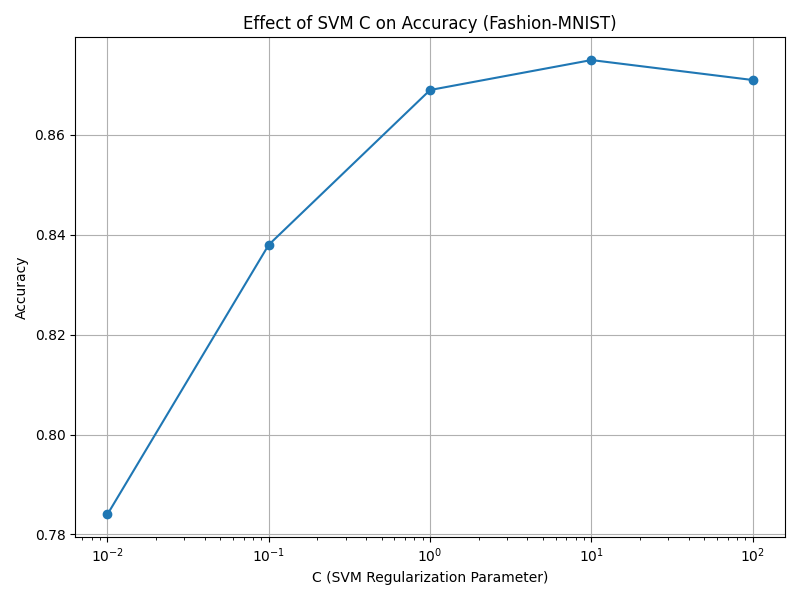

The Python source for this figure:
import cv2
import numpy as np
import matplotlib
matplotlib.use('Agg')
import matplotlib.pyplot as plt
from sklearn.svm import SVC
from sklearn.cluster import MiniBatchKMeans
from sklearn.metrics import accuracy_score
from sklearn.preprocessing import StandardScaler
from tensorflow.keras.datasets import fashion_mnist

# -------------------
# Step 1: Load and Subsample
# -------------------
(X_train, y_train), (X_test, y_test) = fashion_mnist.load_data()

def subsample_by_class(X, y, samples_per_class=500):
    X_sub, y_sub = [], []
    for cls in np.unique(y):
        idx = np.where(y == cls)[0]
        selected = np.random.choice(idx, samples_per_class, replace=False)
        X_sub.extend(X[selected])
        y_sub.extend(y[selected])
    return np.array(X_sub), np.array(y_sub)

X_train, y_train = subsample_by_class(X_train, y_train)
X_test, y_test = subsample_by_class(X_test, y_test, samples_per_class=100)

# -------------------
# Step 2: Resize
# -------------------
def resize_image(img, size=128):
    return cv2.resize(img, (size, size))

X_train_resized = [resize_image(img) for img in X_train]
X_test_resized = [resize_image(img) for img in X_test]

# -------------------
# Step 3: Dense SIFT Extraction
# -------------------
step_size = 8
sift = cv2.SIFT_create()

def extract_dense_sift(images, labels):
    descriptors_list = []
    valid_labels = []
    for img, label in zip(images, labels):
        keypoints = [cv2.KeyPoint(x, y, step_size)
                     for y in range(0, img.shape[0], step_size)
                     for x in range(0, img.shape[1], step_size)]
        _, descriptors = sift.compute(img, keypoints)
        if descriptors is not None:
            descriptors_list.append(descriptors)
            valid_labels.append(label)
    return descriptors_list, np.array(valid_labels)

train_descriptors, y_train_filtered = extract_dense_sift(X_train_resized, y_train)
test_descriptors, y_test_filtered = extract_dense_sift(X_test_resized, y_test)

# -------------------
# Step 4: Create BoW with fixed cluster number
# -------------------
n_clusters = 300
all_descriptors = np.vstack(train_descriptors)
kmeans = MiniBatchKMeans(n_clusters=n_clusters, random_state=42, batch_size=1000)
kmeans.fit(all_descriptors)

def compute_bow(descriptor_list):
    histograms = []
    for desc in descriptor_list:
        words = kmeans.predict(desc)
        histogram, _ = np.histogram(words, bins=np.arange(n_clusters + 1))
        histograms.append(histogram)
    return np.array(histograms)

X_train_bow = compute_bow(train_descriptors)
X_test_bow = compute_bow(test_descriptors)

scaler = StandardScaler()
X_train_bow = scaler.fit_transform(X_train_bow)
X_test_bow = scaler.transform(X_test_bow)

# -------------------
# Step 5: Experiment with different C values
# -------------------
C_values = [0.01, 0.1, 1, 10, 100]
accuracies = []

for C in C_values:
    print(f"Training SVM with C={C}")
    clf = SVC(kernel='rbf', C=C, gamma='scale')
    clf.fit(X_train_bow, y_train_filtered)
    y_pred = clf.predict(X_test_bow)
    acc = accuracy_score(y_test_filtered, y_pred)
    accuracies.append(acc)

# -------------------
# Step 6: Plot
# -------------------
plt.figure(figsize=(8, 6))
plt.plot(C_values, accuracies, marker='o', linestyle='-')
plt.xscale('log')
plt.title('Effect of SVM C on Accuracy (Fashion-MNIST)')
plt.xlabel('C (SVM Regularization Parameter)')
plt.ylabel('Accuracy')
plt.grid(True)
plt.tight_layout()
plt.savefig('svm_c_vs_accuracy.png')
print("Saved plot: svm_c_vs_accuracy.png")
